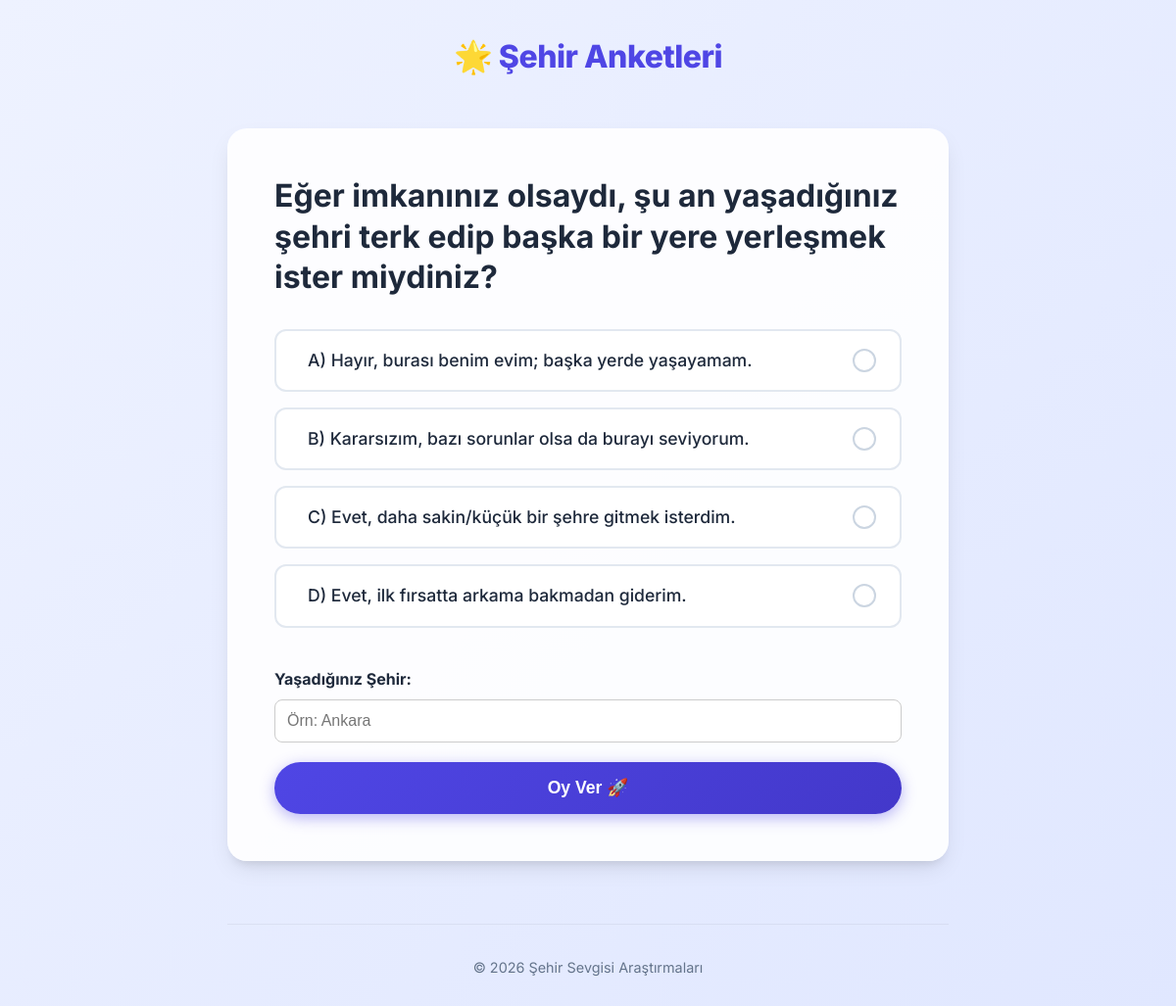
Page /polls/9/ on the committed database.
### polls/models.py (models this page shows, shortened)
class Question(models.Model):
    question_text = models.CharField(max_length=200, verbose_name="Anket Sorusu")
    pub_date = models.DateTimeField(verbose_name="Yayınlanma Tarihi")

class Choice(models.Model):
    question = models.ForeignKey(Question, on_delete=models.CASCADE)
    choice_text = models.CharField(max_length=200, verbose_name="Seçenek Metni")
    votes = models.IntegerField(default=0, verbose_name="Oy Sayısı")

### polls/views.py (the view)
# urls.py: path("<int:pk>/", views.DetailView.as_view(), name="detail"),
class DetailView(generic.DetailView):
    model = Question
    template_name = "polls/detail.html"

### polls/templates/polls/detail.html (shortened to what this page needs)
{% extends "polls/base.html" %}
{% block content %}
<div class="poll-detail-container">
    <div class="poll-detail-card">
        <h1 class="question-header">{{ question.question_text }}</h1>
        <form action="{% url 'polls:vote' question.id %}" method="post" class="poll-form">
            <div class="options-container">
                {% for choice in question.choice_set.all %}
                <label class="custom-radio-option" for="choice{{ forloop.counter }}">
                    <span class="radio-label-text">{{ choice.choice_text }}</span>
                    <span class="custom-radio-button"></span>
                </label>
                {% endfor %}
            </div>
            <div class="city-input-container" style="margin-top: 20px; margin-bottom: 20px;">
                <label for="city" style="display: block; margin-bottom: 8px; font-weight: bold;">Yaşadığınız Şehir:</label>
                <input type="text" name="city" id="city" placeholder="Örn: Ankara" required
                       style="width: 100%; padding: 12px; border: 1px solid #ccc; border-radius: 8px; font-size: 16px; box-sizing: border-box;">
            </div>
            <button type="submit" class="btn-primary">Oy Ver 🚀</button>
        </form>
    </div>
</div>
{% endblock content %}

### polls/static/polls/style.css (style rules this page uses)
:root { --primary-color: #4F46E5; --primary-hover: #4338CA; --secondary-color: #10B981; --secondary-hover: #059669; --background-gradient-start: #EEF2FF; --background-gradient-end: #E0E7FF; --text-main: #1E293B; --text-muted: #64748B; --card-bg: rgba(255, 255, 255, 0.9); --card-shadow: 0 10px 25px -5px rgba(0, 0, 0, 0.1), 0 8px 10px -6px rgba(0, 0, 0, 0.1); --font-family: 'Inter', sans-serif; --radius-md: 12px; --radius-lg: 20px; --radius-full: 9999px; --transition-speed: 0.3s; }
* { box-sizing: border-box; margin: 0; padding: 0; }
body { font-family: var(--font-family); background: linear-gradient(135deg, var(--background-gradient-start) 0%, var(--background-gradient-end) 100%); color: var(--text-main); line-height: 1.6; min-height: 100vh; display: flex; flex-direction: column; }
h1, h2, h3 { color: var(--text-main); font-weight: 700; }
.poll-detail-card { background: var(--card-bg); border-radius: var(--radius-lg); padding: 3rem; box-shadow: var(--card-shadow); }
.question-header { font-size: 2rem; margin-bottom: 2rem; line-height: 1.3; }
.options-container { display: flex; flex-direction: column; gap: 1rem; margin-bottom: 2.5rem; }
.custom-radio-option { display: flex; align-items: center; padding: 1rem 1.5rem; background: white; border: 2px solid #E2E8F0; border-radius: var(--radius-md); cursor: pointer; transition: all var(--transition-speed); position: relative; }
.radio-label-text { flex-grow: 1; font-size: 1.1rem; font-weight: 500; color: var(--text-main); padding-left: 0.5rem; }
.custom-radio-button { height: 24px; width: 24px; background-color: white; border: 2px solid #CBD5E1; border-radius: 50%; position: relative; transition: all var(--transition-speed); }
.btn-primary, .btn-secondary, .btn-tertiary { display: inline-block; padding: 1rem 2rem; border: none; border-radius: var(--radius-full); font-size: 1.1rem; font-weight: 600; cursor: pointer; text-align: center; text-decoration: none; transition: all 0.2s ease; width: 100%; }
.btn-primary { background: linear-gradient(135deg, var(--primary-color) 0%, var(--primary-hover) 100%); color: white; box-shadow: 0 4px 15px rgba(79, 70, 229, 0.4); }

### rows in the picture
Question: question_text "Eğer imkanınız olsaydı, şu an yaşadığınız şehri terk edip başka bir yere yerleşmek ister miydiniz?"
Choice: choice_text "A) Hayır, burası benim evim; başka yerde yaşayamam."
Choice: choice_text "B) Kararsızım, bazı sorunlar olsa da burayı seviyorum."
Choice: choice_text "C) Evet, daha sakin/küçük bir şehre gitmek isterdim."
Choice: choice_text "D) Evet, ilk fırsatta arkama bakmadan giderim."
